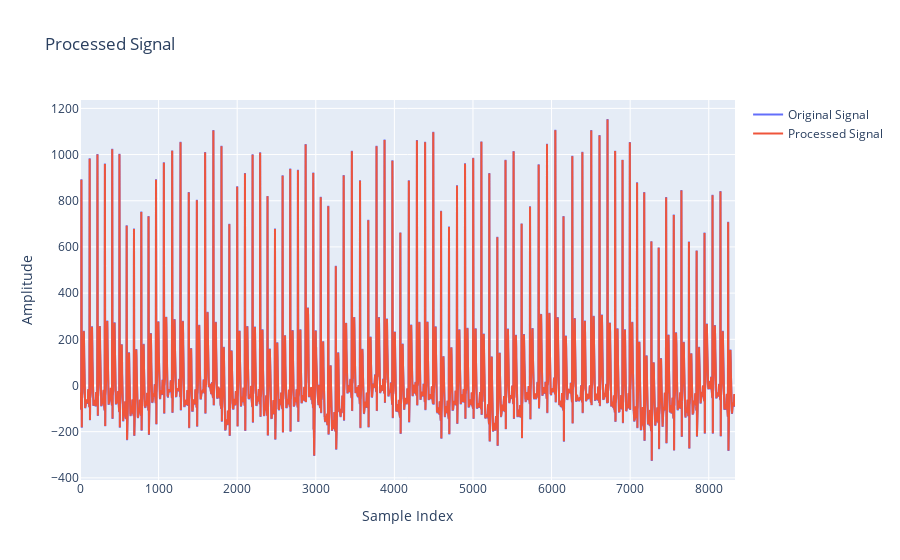

The code cell stored with this chart in its notebook:
### Markdown cell above
## Gradient Descent Filter

### Code cell
from vitalDSP.filtering.advanced_signal_filtering import AdvancedSignalFiltering
from vitalDSP.utils.synthesize_data import generate_ecg_signal
import numpy as np
from plotly import graph_objects as go
import os
from vitalDSP.notebooks import process_in_chunks, plot_trace

fs = 256
FILE_PATH = os.path.join("..","..","..","sample_data","public","ecg.csv")
signal_col, date_col = process_in_chunks(FILE_PATH,data_type='ecg', fs=fs)
signal_col = np.array(signal_col)

# Create a target signal
target = generate_ecg_signal(sfecg=256, N=30, Anoise=0.01, hrmean=70, sfint=512)
target = target[:min(len(target),len(signal_col))]

signal_col = signal_col[:min(len(target),len(signal_col))]
af = AdvancedSignalFiltering(signal_col)
filtered_signal = af.gradient_descent_filter(target, learning_rate=0.1, 
                                                iterations=20)

plot_trace(signal_col,filtered_signal)

### Figure 1 — Plotly figure (JSON) as saved in the notebook; plotly's stock layout.template omitted (floating-point values rounded to 4 significant figures; data arrays with more than 128 entries replaced by an {"elided": "..."} marker saying what was removed)
{"data": [{"mode": "lines", "name": "Original Signal", "type": "scatter", "y": {"elided": "8335 int values"}}, {"mode": "lines", "name": "Processed Signal", "type": "scatter", "y": {"elided": "8335 float values"}}], "layout": {"title": {"text": "Processed Signal"}, "xaxis": {"title": {"text": "Sample Index"}}, "yaxis": {"title": {"text": "Amplitude"}}}}
